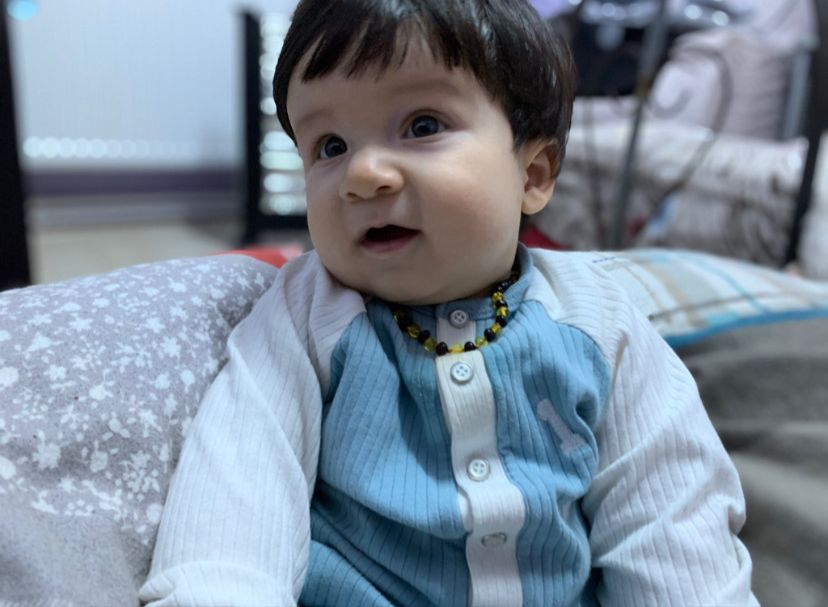
#> input picture src/Guzum.jpg, 828 x 607 px, given in place of the camera
$ python 8_Yuz_ozelliklerini_kullanma.py
#> lines starting #> are read from the running program, lines starting #| are printed output that depends on the picture; after the words box and inside, x2 and y2 are one past the last pixel; in counts of white or black regions, pixels touching at a corner belong together
import cv2
import numpy as np
import math

#max alan ve indisi bulmak
def findMaxContour(contours):
    max_i=0
    max_area=0
    #Alanları kaiılaştırarak en büyük alana ulaşılacak.
    for i in range(len(contours)):
        area_face=cv2.contourArea(contours[i])
        if max_area<area_face:
            max_area=area_face
            max_i=i

    try:
        #maximum alanı tutuluyor.
        c=contours[max_i]

    except:
        #bulamazsa değerler sıfıra eşitleniyor.
        contours=[0]
        c=contours[0]

    return c

capture=cv2.VideoCapture(0)

while 1:
    ret,frame=capture.read()
#> frame is the input picture: shape (607, 828, 3); mean B, G, R 153.2, 138.1, 124.2
    frame=cv2.flip(frame,1)

    roi=frame[25:250,200:400]#frame[y1:y2,x1,x2]
    cv2.rectangle(frame,(200,25),(400,250),(0,0,255),0)#kalınlığı 0 olsunki mask işlemine dahil olmasın.
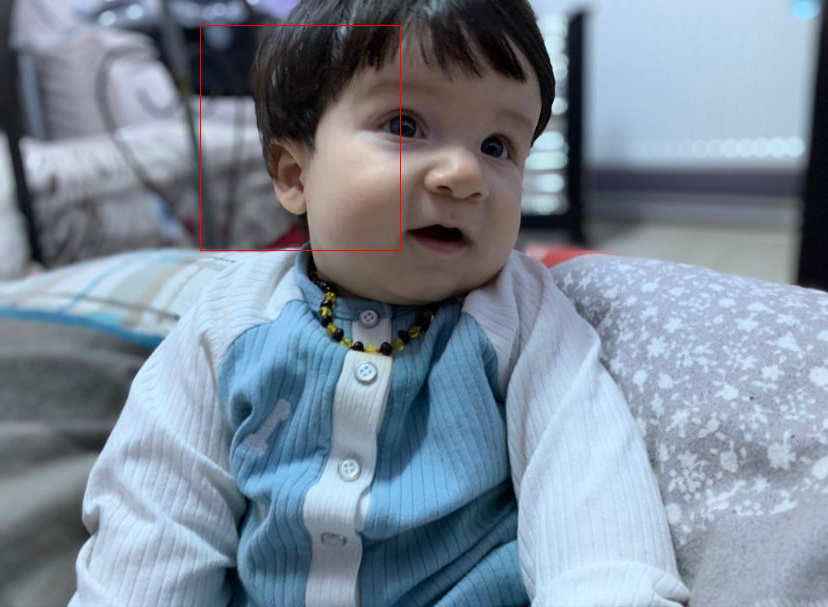
#> frame: shape (607, 828, 3); mean B, G, R 153.1, 137.9, 124.5

    hsv=cv2.cvtColor(roi,cv2.COLOR_BGR2HSV)
#> hsv: shape (225, 200, 3); mean H, S, V 68.5, 54.9, 103
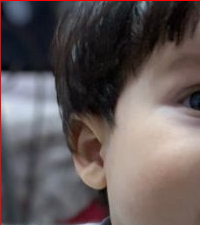
#> roi: shape (225, 200, 3); mean B, G, R 88.1, 88.1, 98.3
    lower_color=np.array([0,45,79],dtype=np.uint8)
    upper_color=np.array([17,255,255],dtype=np.uint8)

    mask=cv2.inRange(hsv,lower_color,upper_color)
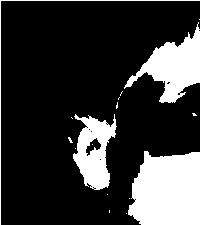
#> mask: shape (225, 200); 21.2% white; 17 white regions (13 under 20 px), largest, box (x1, y1, x2, y2) and area: (128, 151, 200, 225) 4542, (124, 22, 200, 103) 2615, (73, 114, 117, 190) 1927, (0, 0, 200, 225) 424

    #Birlerden oluian bir kernel 3*3 luk
    #Beyazlıklardaki karıncalanmalar engelendi.
    kernel=np.ones((3,3),np.uint8)
    mask=cv2.dilate(mask,kernel,iterations=1)
#> mask: shape (225, 200); 24.7% white; 8 white regions (2 under 20 px), largest, box (x1, y1, x2, y2) and area: (125, 150, 200, 225) 4738, (115, 18, 200, 110) 3060, (70, 113, 118, 191) 2376, (0, 0, 200, 225) 846, (67, 136, 74, 144) 41, (191, 112, 198, 117) 30
    mask=cv2.medianBlur(mask,15)
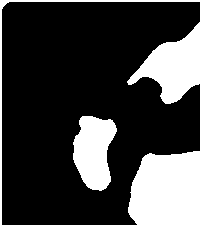
#> mask: shape (225, 200); 24.1% white; 4 white regions

    contours,_=cv2.findContours(mask,cv2.RETR_TREE,cv2.CHAIN_APPROX_SIMPLE)
#> contours = 4 contours; box (x1, y1, x2, y2) and area: (128, 151, 200, 225) 4581, (127, 22, 200, 104) 2813, (73, 116, 117, 191) 2248, (0, 0, 200, 225) 448

    if len (contours)>0:
        try:
            c=findMaxContour(contours)
#> the loop in findMaxContour, `for i in range(len(contours)):` made 4 passes
#> (area_face, max_area, max_i) on pass 1: (4581, 4581, 0)
#> area_face on passes 2 to 4: 2247.5, 2813, 448.5
#> after the loop in findMaxContour, `for i in range(len(contours)):`: max_area = 4581; max_i = 0
#> in findMaxContour, `c=contours[max_i]`: c = contour of 57 points, box (x1, y1, x2, y2) (128, 151, 200, 225), area 4581
            #en kğçğk x leri bulacak
            extLeft=tuple(c[c[:,:,0].argmin()][0])#x in en küçük olduğu sol kordinat tespit edildi.
#> extLeft = (128, 207)
            extRight=tuple(c[c[:,:,0].argmax()][0])#x en Büyük sağ
#> extRight = (199, 224)
            extTop=tuple(c[c[:,:,1].argmin()][0])#1 y ekseni en üst nokta
#> extTop = (193, 151)
            extBot=tuple(c[c[:,:,1].argmax()][0])#en alt nokta
#> extBot = (137, 224)

            cv2.circle(roi,extLeft,5,(0,255,0),2)
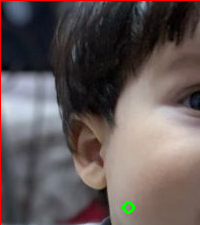
#> roi: shape (225, 200, 3); 0.2% of pixels changed, all inside (x1, y1, x2, y2) = (122, 201, 135, 214)
            cv2.circle(roi,extRight,5,(0,255,0),2)
#> roi: shape (225, 200, 3); 0.06% of pixels changed, all inside (x1, y1, x2, y2) = (193, 218, 200, 225)
            cv2.circle(roi,extTop,5,(0,255,0),2)
            cv2.circle(roi,extBot,5,(0,255,0),2)
#> roi: shape (225, 200, 3); mean B, G, R 87.3, 88.7, 97.4

            cv2.line(roi,extLeft,extTop,(255,0,0),2)
            cv2.line(roi,extTop,extRight,(255,0,0),2)
            cv2.line(roi,extRight,extBot,(255,0,0),2)
            cv2.line(roi,extBot,extLeft,(255,0,0),2)
#> roi: shape (225, 200, 3); mean B, G, R 89.6, 86.9, 95.6

            a=math.sqrt((extRight[0]-extTop[0])**2+(extRight[1]-extTop[1])**2)
#> a = 73.25
            c=math.sqrt((extBot[0]-extRight[0])**2+(extBot[1]-extRight[1])**2)
#> c = 62
            b=math.sqrt((extBot[0]-extTop[0])**2+(extBot[1]-extTop[1])**2)
#> b = 92.01

            #aradaki açı
            try:
                angle_ab=math.acos((a**2+b**2-c**2)/(2*b*c))*57
#> angle_ab = 28.77
                #
                cv2.putText(roi,str(angle_ab),(extRight[0]-100,extRight[1]),cv2.FONT_HERSHEY_SIMPLEX,1,(0,0,255),2,cv2.LINE_AA)
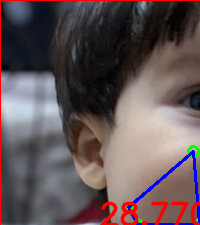
#> roi: shape (225, 200, 3); mean B, G, R 87.9, 85, 98.4

            except:
                 cv2.putText(roi,"?",(extRight[0]-100,extRight[1]),cv2.FONT_HERSHEY_SIMPLEX,1,(0,0,255),2,cv2.LINE_AA)

        except:
            pass


    cv2.imshow("frame",frame)
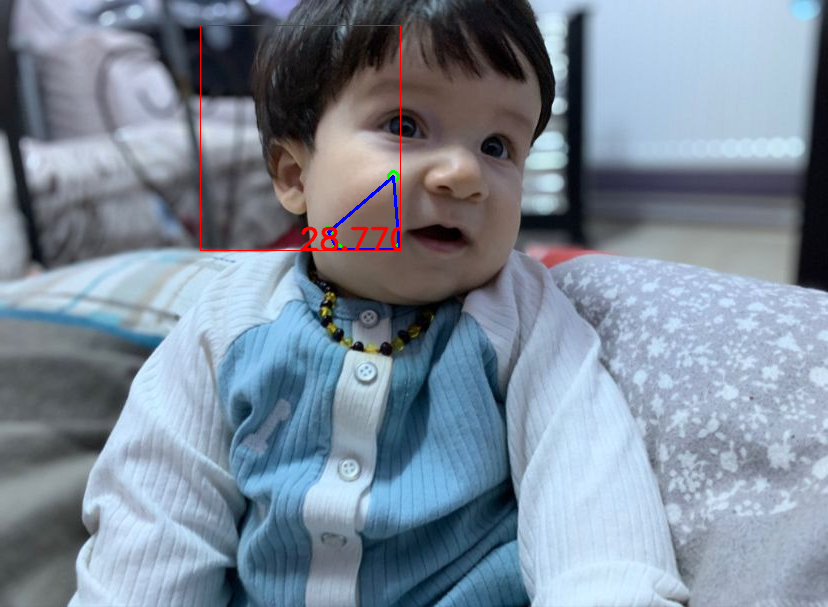
#> window 'frame': shape (607, 828, 3); mean B, G, R 153, 137.7, 124.5
    cv2.imshow("Roi",roi)
    cv2.imshow("mask",mask)

    if cv2.waitKey(20) & 0xFF== ord('q'):
#> (key q is pressed here)
        break

capture.release()
cv2.destroyAllWindows()
